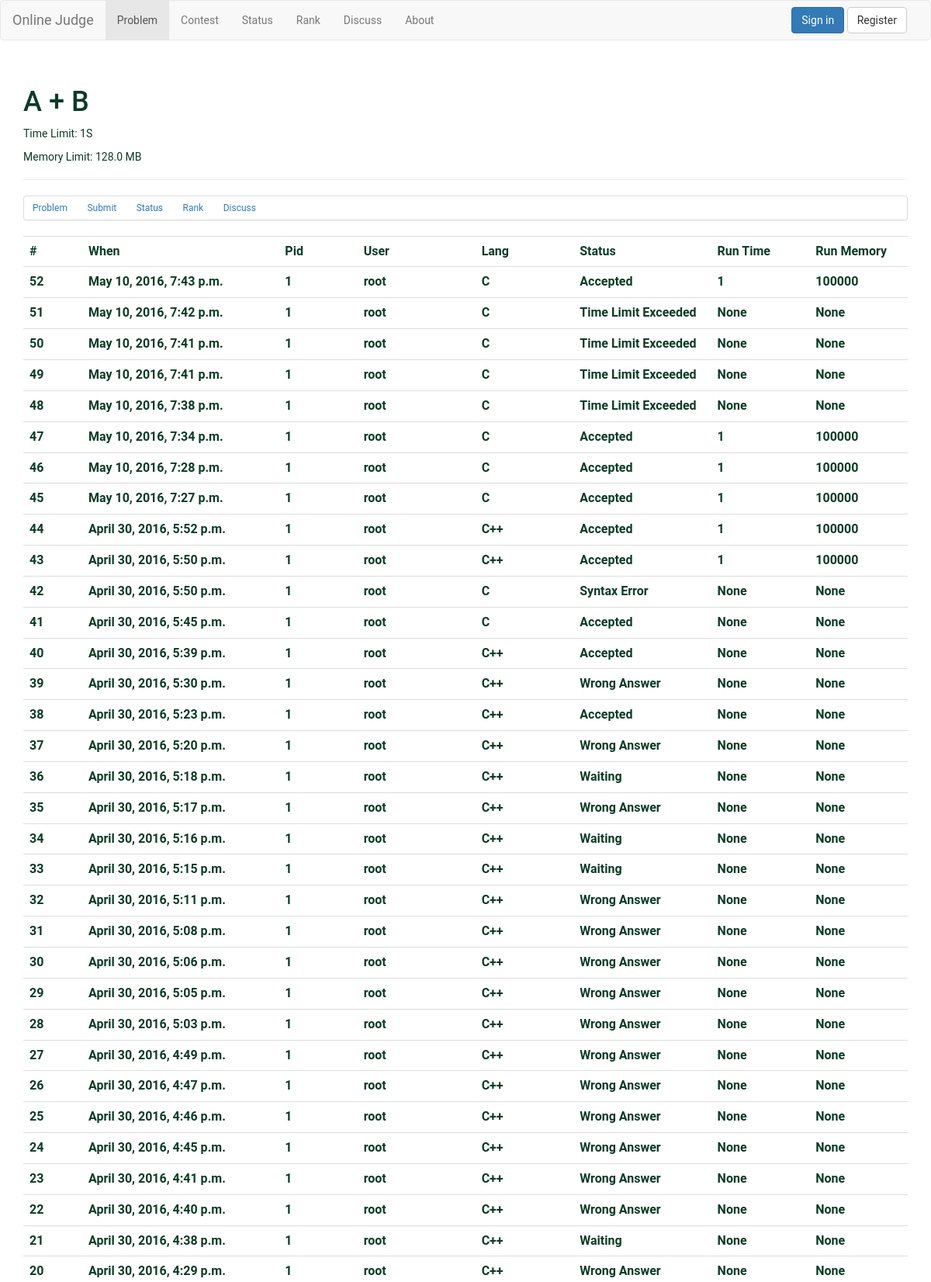
/problem/1/status/ (upper part), run on the app's committed database.
### OJ/models.py (models this page shows, shortened)
class Problem(models.Model):
    uid = models.ForeignKey(User)
    published_time = models.DateTimeField(auto_now_add=True)
    limit_time = models.PositiveIntegerField(default=1)
    limit_memory = models.PositiveIntegerField(default=1024*1024*128)
    answer_lang = models.PositiveSmallIntegerField(choices=LANG_CHOICE,default=0)
    title = models.CharField(max_length=254)
    content = models.TextField()
    input = models.TextField()
    output = models.TextField()
    note = models.TextField(blank=True)
    source = models.TextField(blank=True)
    class Meta:
        ordering = ['published_time']

class Submit(models.Model):
    STATUS_CHOICE = (
        (0, 'Accepted'),
        (1, 'Waiting'),
        (2, 'Compiling'),
        (3, 'Running'),
        (-1, 'Compilation Error'),
        (-2, 'Syntax Error'),
        (-3, 'Runtime Error'),
        (-4, 'Output Limit Exceeded'),
        (-5, 'Time Limit Exceeded'),
        (-6, 'Memory Limit Exceeded'),
        (-7, 'Wrong Answer'),
        (-8, 'Presentation Error'),
    )
    pid = models.ForeignKey(Problem)
    uid = models.ForeignKey(User)
    time = models.DateTimeField(auto_now_add=True)
    lang = models.PositiveSmallIntegerField(choices=LANG_CHOICE)
    status = models.SmallIntegerField(choices=STATUS_CHOICE, default=1)
    run_time = models.PositiveSmallIntegerField(null=True)
    run_memory = models.PositiveIntegerField(null=True)
    class Meta:
        ordering = ['-time']

### OJ/views.py (the view)
# urls.py: url(r'^problem/([0-9]+)/status/$', views.problem_status),
def problem_status(req, id):
    id = int(id)
    status_obj = Submit.objects.filter(pid= id)
    return ren2res("problem/problem_status.html", req, {'problem': Problem.objects.get(id=id),'status': status_obj, })

### OJ/views.py (called while the page is built)
def ren2res(template,req,dict={}):
    if req.user.is_authenticated():
        dict.update({'user':{'id':req.user.id,'name':req.user.get_username()}})
    else:
        dict.update({'user':False})
    if req:
        return render_to_response(template,dict,context_instance=RequestContext(req))
    else:
        return render_to_response(template,dict)

### templates/problem/problem_status.html (shortened to what this page needs)
{% extends "problem/problem_base.html" %}
{% block detail %}
<table class="table">
<col width="6%" />
<col width="20%" />
<col width="8%" />
<col width="12%" />
<col width="10%" />
<col width="14%" />
<col width="10%" />
<col width="10%" />
<tr>
    <th>#</th>
    <th>When</th>
    <th>Pid</th>
    <th>User</th>
    <th>Lang</th>
    <th>Status</th>
    <th>Run Time</th>
    <th>Run Memory</th>
</tr>
{% for item in status %}
<tr>
    <th>{{ item.id }}</th>
    <th>{{ item.time }}</th>
    <th>{{ item.pid.id }}</th>
    <th>{{ item.uid }}</th>
    <th>
        {% ifequal item.lang 1 %}
            C
        {% endifequal %}
        {% ifequal item.lang 2 %}
            C++
        {% endifequal %}
    </th>
    <th>
        {% ifequal item.status 0 %}
            Accepted
        {% endifequal %}
        {% ifequal item.status 1 %}
            Waiting
        {% endifequal %}
        {% ifequal item.status -2 %}
            Syntax Error
        {% endifequal %}
        {% ifequal item.status -5 %}
            Time Limit Exceeded
        {% endifequal %}
        {% ifequal item.status -7 %}
            Wrong Answer
        {% endifequal %}
    </th>
    <th>{{ item.run_time }}</th>
    <th>{{ item.run_memory }}</th>
</tr>
{% endfor %}
</table>
{% endblock %}

### templates/problem/problem_base.html (shortened to what this page needs)
{% extends "base.html" %}
{% block navbar %}{% include "include/navbar-problem.html" %}{% endblock %}
{% block header %}
<h1>{{ problem.title }}</h1>
<ul class="list-inline">
    <p><li>Time Limit: {{ problem.limit_time }}S</li></p>
    <p><li>Memory Limit: {{problem.limit_memory|filesizeformat}}</li></p>
</ul>
{% endblock %}
{% block content %}
<div class="panel panel-default">
    {% include "problem/include/subnav.html" %}
</div>
{% block detail %}{% endblock %}
{% endblock %}

### templates/base.html (style rules this page uses)
body { color: #0c3c26; font-family: "Roboto",Corbel,Avenir,"Lucida Grande","Lucida Sans",sans-serif; }

### data on the page
Problem: title "A + B", limit_time "1", limit_memory|filesizeformat "128.0 MB"
Submit: id "52", time "May 10, 2016, 7:43 p.m.", pid.id "1", uid "root", run_time "1", run_memory "100000"
Submit: id "51", time "May 10, 2016, 7:42 p.m.", pid.id "1", uid "root", run_time "None", run_memory "None"
Submit: id "50", time "May 10, 2016, 7:41 p.m.", pid.id "1", uid "root", run_time "None", run_memory "None"
Submit: id "49", time "May 10, 2016, 7:41 p.m.", pid.id "1", uid "root", run_time "None", run_memory "None"
Submit: id "48", time "May 10, 2016, 7:38 p.m.", pid.id "1", uid "root", run_time "None", run_memory "None"
Submit: id "47", time "May 10, 2016, 7:34 p.m.", pid.id "1", uid "root", run_time "1", run_memory "100000"
Submit: id "46", time "May 10, 2016, 7:28 p.m.", pid.id "1", uid "root", run_time "1", run_memory "100000"
Submit: id "45", time "May 10, 2016, 7:27 p.m.", pid.id "1", uid "root", run_time "1", run_memory "100000"
Submit: id "44", time "April 30, 2016, 5:52 p.m.", pid.id "1", uid "root", run_time "1", run_memory "100000"
Submit: id "43", time "April 30, 2016, 5:50 p.m.", pid.id "1", uid "root", run_time "1", run_memory "100000"
Submit: id "42", time "April 30, 2016, 5:50 p.m.", pid.id "1", uid "root", run_time "None", run_memory "None"
Submit: id "41", time "April 30, 2016, 5:45 p.m.", pid.id "1", uid "root", run_time "None", run_memory "None"
Submit: id "40", time "April 30, 2016, 5:39 p.m.", pid.id "1", uid "root", run_time "None", run_memory "None"
Submit: id "39", time "April 30, 2016, 5:30 p.m.", pid.id "1", uid "root", run_time "None", run_memory "None"
Submit: id "38", time "April 30, 2016, 5:23 p.m.", pid.id "1", uid "root", run_time "None", run_memory "None"
Submit: id "37", time "April 30, 2016, 5:20 p.m.", pid.id "1", uid "root", run_time "None", run_memory "None"
Submit: id "36", time "April 30, 2016, 5:18 p.m.", pid.id "1", uid "root", run_time "None", run_memory "None"
Submit: id "35", time "April 30, 2016, 5:17 p.m.", pid.id "1", uid "root", run_time "None", run_memory "None"
Submit: id "34", time "April 30, 2016, 5:16 p.m.", pid.id "1", uid "root", run_time "None", run_memory "None"
Submit: id "33", time "April 30, 2016, 5:15 p.m.", pid.id "1", uid "root", run_time "None", run_memory "None"
Submit: id "32", time "April 30, 2016, 5:11 p.m.", pid.id "1", uid "root", run_time "None", run_memory "None"
Submit: id "31", time "April 30, 2016, 5:08 p.m.", pid.id "1", uid "root", run_time "None", run_memory "None"
Submit: id "30", time "April 30, 2016, 5:06 p.m.", pid.id "1", uid "root", run_time "None", run_memory "None"
Submit: id "29", time "April 30, 2016, 5:05 p.m.", pid.id "1", uid "root", run_time "None", run_memory "None"
Submit: id "28", time "April 30, 2016, 5:03 p.m.", pid.id "1", uid "root", run_time "None", run_memory "None"
Submit: id "27", time "April 30, 2016, 4:49 p.m.", pid.id "1", uid "root", run_time "None", run_memory "None"
Submit: id "26", time "April 30, 2016, 4:47 p.m.", pid.id "1", uid "root", run_time "None", run_memory "None"
Submit: id "25", time "April 30, 2016, 4:46 p.m.", pid.id "1", uid "root", run_time "None", run_memory "None"
Submit: id "24", time "April 30, 2016, 4:45 p.m.", pid.id "1", uid "root", run_time "None", run_memory "None"
Submit: id "23", time "April 30, 2016, 4:41 p.m.", pid.id "1", uid "root", run_time "None", run_memory "None"
Submit: id "22", time "April 30, 2016, 4:40 p.m.", pid.id "1", uid "root", run_time "None", run_memory "None"
Submit: id "21", time "April 30, 2016, 4:38 p.m.", pid.id "1", uid "root", run_time "None", run_memory "None"
Submit: id "20", time "April 30, 2016, 4:29 p.m.", pid.id "1", uid "root", run_time "None", run_memory "None"
